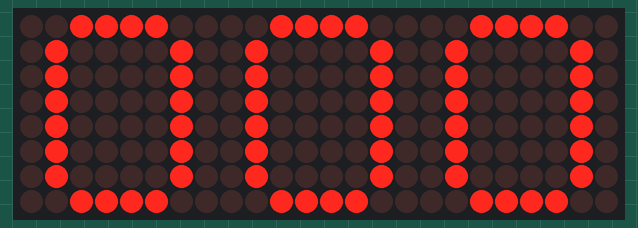
This sketch was run on a simulated Arduino Uno, built with avr-gcc and run on an emulated ATmega328P. On the bench: 24×8 LED matrix.

Above: at 0.06 s.
At 1.91 s:
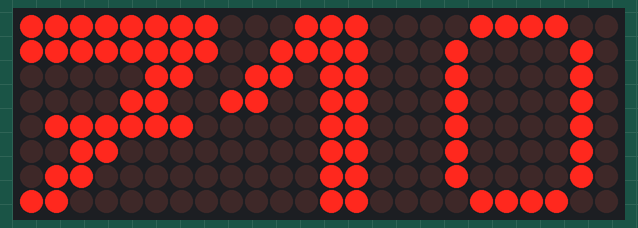
At 3.75 s:
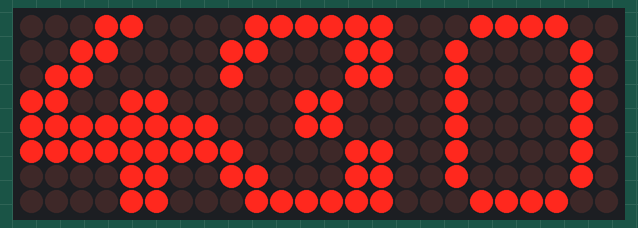
At 7.56 s:
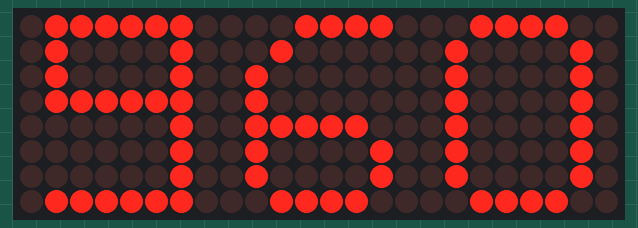
At 11.25 s:
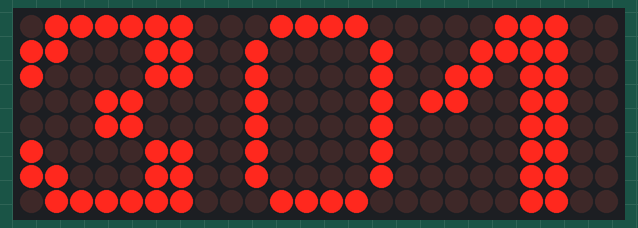
At 14.94 s:
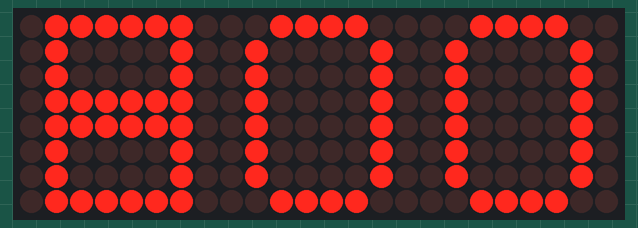

The sketch:

threematrix.hex.ino
```cpp
#include <LedControl.h>

#define CLK_PIN   13  // or SCK
#define DATA_PIN  11  // or MOSI
#define CS_PIN    10  // or SS

const int numDevices = 3;      // number of MAX7219s

LedControl lc = LedControl(11, 13, 10, numDevices); //DATA | CLK | CS/LOAD | number of matrices


const byte numbers[10][8] = {
 {//0
  B00111100,
  B01000010,
  B01000010,
  B01000010,
  B01000010,
  B01000010,
  B01000010,
  B00111100
 },
 {//1
  B00011100,
  B00111100,
  B01101100,
  B11001100,
  B00001100,
  B00001100,
  B00001100,
  B00001100
 },
 {//2
  B00111110,
  B01111110,
  B11000110,
  B10000110,
  B00001100,
  B00011000,
  B00111111,
  B01111111
 },
 {//3
  B01111110,
  B11000110,
  B10000110,
  B00011000,
  B00011000,
  B10000110,
  B11000110,
  B01111110
 },
 {//4
  B00011000,
  B00110000,
  B01100000,
  B11001100,
  B11111111,
  B11111111,
  B00001100,
  B00001100
 },
 {//5
  B01111110,
  B01000000,
  B01000000,
  B01000000,
  B01111110,
  B00000010,
  B00000010,
  B01111110
 },
 {//6
  B00011110,
  B00100000,
  B01000000,
  B01000000,
  B01111100,
  B01000010,
  B01000010,
  B00111100
 },
 {//7
  B11111111,
  B11111111,
  B00000110,
  B00001100,
  B01111110,
  B00110000,
  B01100000,
  B11000000
 },
 {B01111110,
  B01000010,
  B01000010,
  B01111110,
  B01111110,
  B01000010,
  B01000010,
  B01111110},
 {B01111110,
  B01000010,
  B01000010,
  B01111110,
  B00000010,
  B00000010,
  B00000010,
  B01111110}
};


void setup()
{
  //Serial.begin(9600);
  //pinMode(11, OUTPUT);
  //pinMode(10, OUTPUT);
  //pinMode(13, OUTPUT);
  lc.shutdown(0,false);
  lc.shutdown(1,false);
  lc.shutdown(2,false);
  lc.setIntensity(0,15);
  lc.setIntensity(1,15);
  lc.setIntensity(2,15);
  lc.clearDisplay(0);
  lc.clearDisplay(1);
  lc.clearDisplay(2);
}


int min = 0; //nur Zahlen von  0 bis...
int max = 128; //...128

void loop() {
  int n = 0;

  for(int i=min; i<=max; i++)
  {
    n = i % 10; //für die letzte Zahl
    for(int r=0; r<8; r++) {
      lc.setRow(0,r,numbers[n][r]);
    }

    n = i/10 % 10; //für die mittlere Zahl
    for(int r=0; r<8; r++) {
      lc.setRow(1,r,numbers[n][r]);
    }

    n = i/100 % 10; //für die vordere Zahl
    for(int r=0; r<8; r++) {
      lc.setRow(2,r,numbers[n][r]);
    }
    delay(100);
  }
}
```

Measured:
- by itself, everything shown: repeats every 14.0 s, in 129 steps
